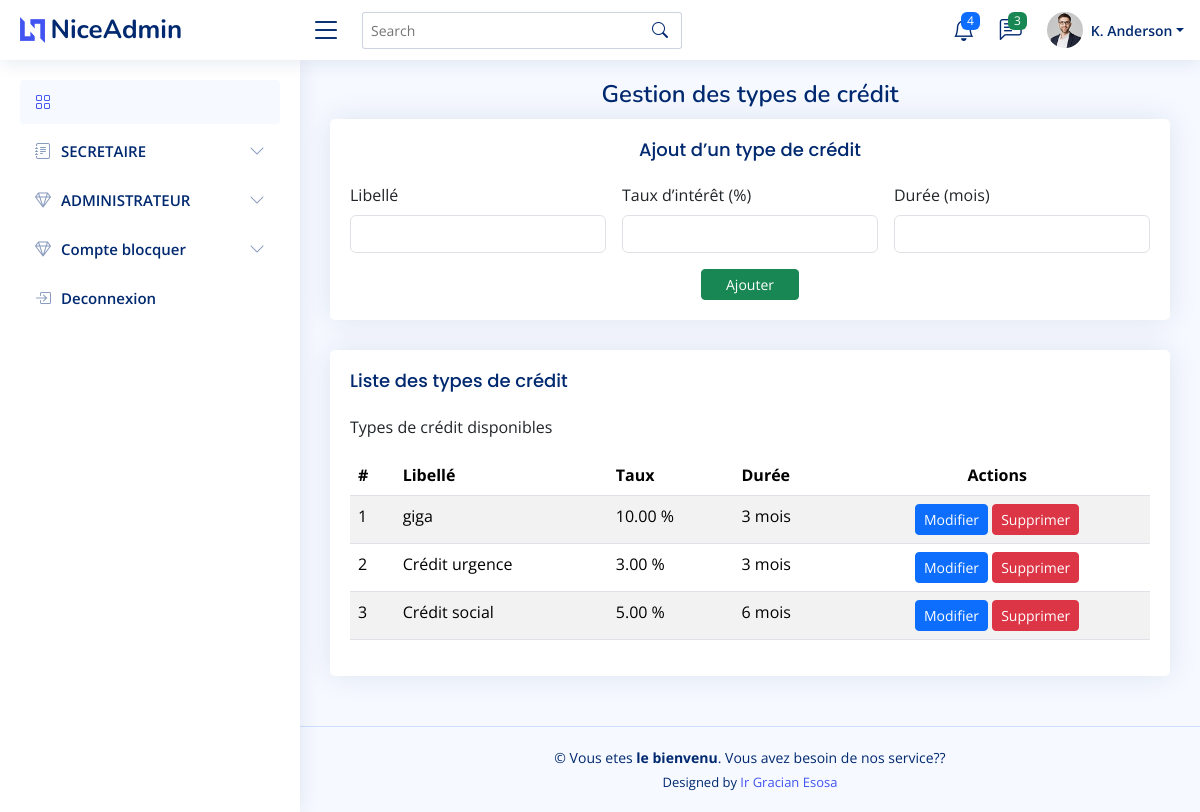
Before: /type_credit.php with the older database file.
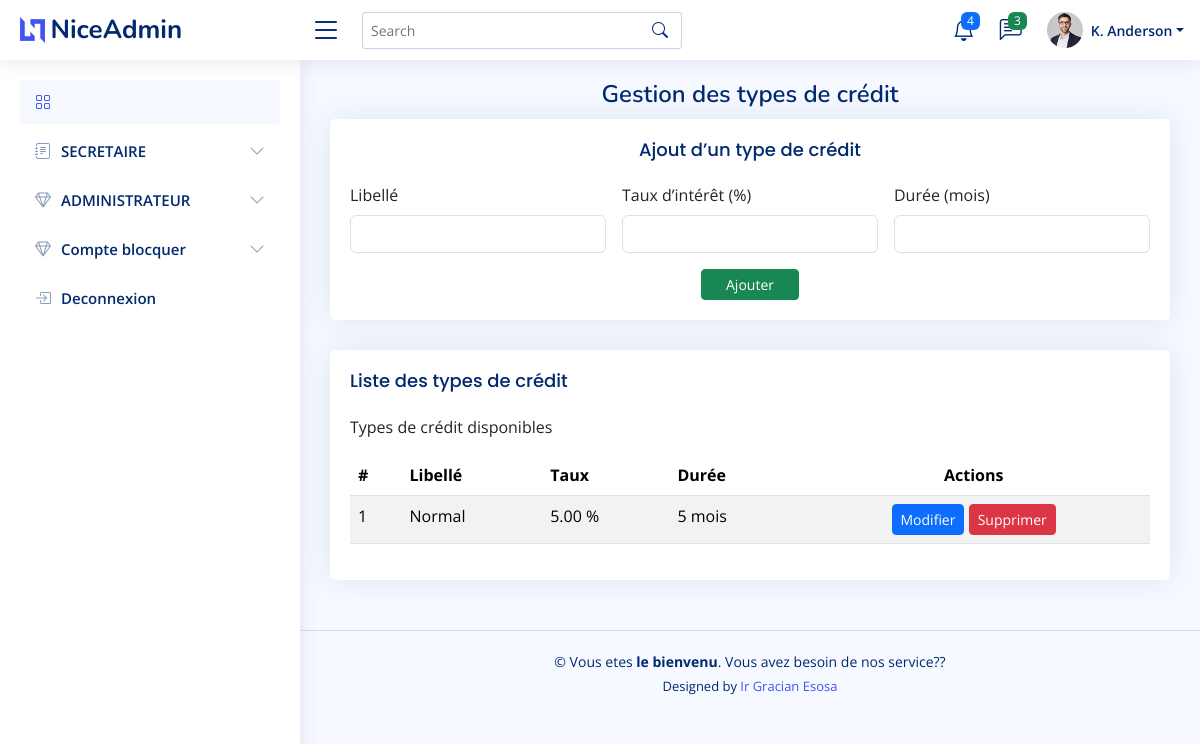
After: the same page with the newer database file.
### tables this page shows
CREATE TABLE `ttype_credit` (
  `id_type_credit` int(11) NOT NULL,
  `libelle` varchar(50) DEFAULT NULL,
  `taux_interet` decimal(5,2) DEFAULT NULL,
  `duree_mois` int(11) DEFAULT NULL
);

### type_credit.php (the view, shortened to what this page needs)
<?php
require_once("connexion/connexion.php");
$type = null;
?>
<!DOCTYPE html>
<html lang="fr">
<head>
</head>
<body>
<main id="main" class="main">
<div class="pagetitle">
    <h1 class="text-center">Gestion des types de crédit</h1>
</div>
<div class="card">
<div class="card-body">
<h5 class="card-title text-center">
    <?= $type ? "Modification du type de crédit" : "Ajout d’un type de crédit" ?>
</h5>
<form class="row g-3" action="traitement/traitementType_credit.php" method="POST">
    <div class="col-md-4">
        <label class="form-label">Libellé</label>
        <input type="text" class="form-control" name="libelle"
               value="<?= $type['libelle'] ?? '' ?>" required>
    </div>
    <div class="col-md-4">
        <label class="form-label">Taux d’intérêt (%)</label>
        <input type="number" class="form-control" name="taux_interet"
               step="0.01" value="<?= $type['taux_interet'] ?? '' ?>" required>
    </div>
    <div class="col-md-4">
        <label class="form-label">Durée (mois)</label>
        <input type="number" class="form-control" name="duree_mois"
               value="<?= $type['duree_mois'] ?? '' ?>" required>
    </div>
    <div class="col-12 text-center">
        <button type="submit" class="btn btn-success btn-sm px-4">
            <?= $type ? "Modifier" : "Ajouter" ?>
        </button>
    </div>
</form>
</div>
</div>
<section class="section mt-4">
<div class="card">
<div class="card-body">
<h5 class="card-title">Liste des types de crédit</h5>
<p>Types de crédit disponibles</p>
<?php
$stmt = $pdo->query("SELECT * FROM Ttype_credit ORDER BY id_type_credit DESC");
?>
<table class="table datatable table-striped">
<thead>
<tr>
    <th>#</th>
    <th>Libellé</th>
    <th>Taux</th>
    <th>Durée</th>
    <th class="text-center">Actions</th>
</tr>
</thead>
<tbody>
<?php $i=1; while ($row = $stmt->fetch(PDO::FETCH_ASSOC)): ?>
<tr>
    <td><?= $i++ ?></td>
    <td><?= htmlspecialchars($row['libelle']) ?></td>
    <td><?= number_format($row['taux_interet'], 2) ?> %</td>
    <td><?= $row['duree_mois'] ?> mois</td>
    <td class="text-center">
        <a href="?id=<?= $row['id_type_credit'] ?>" class="btn btn-primary btn-sm px-2">
            Modifier
        </a>
        <a href="traitement/traitementType_credit.php?action=supprimer_type_credit&id=<?= $row['id_type_credit'] ?>"
           onclick="return confirm('Supprimer ce type de crédit ?')"
           class="btn btn-danger btn-sm px-2">
           Supprimer
        </a>
    </td>
</tr>
<?php endwhile; ?>
</tbody>
</table>
</div>
</div>
</section>
</main>
<?php include "menu/lien.php"; ?>
</body>
</html>

### menu/lien.php (shortened to what this page needs)
<!DOCTYPE html>
<html lang="en">
<head>
  <link href="assets/vendor/bootstrap/css/bootstrap.min.css" rel="stylesheet">
  <link href="assets/vendor/bootstrap-icons/bootstrap-icons.css" rel="stylesheet">
  <link href="assets/vendor/boxicons/css/boxicons.min.css" rel="stylesheet">
  <link href="assets/vendor/quill/quill.snow.css" rel="stylesheet">
  <link href="assets/vendor/quill/quill.bubble.css" rel="stylesheet">
  <link href="assets/vendor/remixicon/remixicon.css" rel="stylesheet">
  <link href="assets/vendor/simple-datatables/style.css" rel="stylesheet">
  <link href="assets/css/style.css" rel="stylesheet">
</head>
<?php require_once("menu.php")?>

### menu/menu.php (shortened to what this page needs)
  <header id="header" class="header fixed-top d-flex align-items-center">
  <div class="d-flex align-items-center justify-content-between">
    <a href="index.html" class="logo d-flex align-items-center">
      <img src="assets/img/logo.png" alt="">
      <span class="d-none d-lg-block">NiceAdmin</span>
    </a>
    <i class="bi bi-list toggle-sidebar-btn"></i>
  </div>
  <div class="search-bar">
    <form class="search-form d-flex align-items-center" method="POST" action="#">
      <input type="text" name="query" placeholder="Search" title="Enter search keyword">
      <button type="submit" title="Search"><i class="bi bi-search"></i></button>
    </form>
  </div>
  <nav class="header-nav ms-auto">
    <ul class="d-flex align-items-center">
      <li class="nav-item dropdown">
        <a class="nav-link nav-icon" href="#" data-bs-toggle="dropdown">
          <i class="bi bi-bell"></i>
          <span class="badge bg-primary badge-number">4</span>
        </a>
      </li>
      <li class="nav-item dropdown">
        <a class="nav-link nav-icon" href="#" data-bs-toggle="dropdown">
          <i class="bi bi-chat-left-text"></i>
          <span class="badge bg-success badge-number">3</span>
        </a>
      </li>
      <li class="nav-item dropdown pe-3">
        <a class="nav-link nav-profile d-flex align-items-center pe-0" href="#" data-bs-toggle="dropdown">
          <img src="assets/img/profile-img.jpg" alt="Profile" class="rounded-circle">
          <span class="d-none d-md-block dropdown-toggle ps-2">K. Anderson</span>
        </a>
      </li>
    </ul>
  </nav>
</header>
<aside id="sidebar" class="sidebar">
  <ul class="sidebar-nav" id="sidebar-nav">
    <li class="nav-item">
      <a class="nav-link " href="index.html">
        <i class="bi bi-grid"></i>
      </a>
    </li>
    <li class="nav-item">
      <a class="nav-link collapsed" data-bs-target="#forms-nav" data-bs-toggle="collapse" href="#">
        <i class="bi bi-journal-text"></i><span>SECRETAIRE</span><i class="bi bi-chevron-down ms-auto"></i>
      </a>
    </li>
    <li class="nav-item">
      <a class="nav-link collapsed" data-bs-target="#icons-nav" data-bs-toggle="collapse" href="#">
        <i class="bi bi-gem"></i><span>ADMINISTRATEUR</span><i class="bi bi-chevron-down ms-auto"></i>
      </a>
    </li>
    <li class="nav-item">
      <a class="nav-link collapsed" data-bs-target="#icons-nav" data-bs-toggle="collapse" href="#">
        <i class="bi bi-gem"></i><span>Compte blocquer</span><i class="bi bi-chevron-down ms-auto"></i>
      </a>
    </li>
    <li class="nav-item">
      <a class="nav-link collapsed" href="index.php">
        <i class="bi bi-box-arrow-in-right"></i>
        <span>Deconnexion</span>
      </a>
    </li>
  </ul>
</aside>
<footer id="footer" class="footer">
  <div class="copyright">
    &copy; Vous etes <strong><span>le bienvenu</span></strong>. Vous avez besoin de nos service??
  </div>
  <div class="credits">
    Designed by <a href="https://bootstrapmade.com/">Ir Gracian Esosa</a>
  </div>
</footer>

### assets/css/style.css (style rules this page uses)
:root { scroll-behavior: smooth; }
body { font-family: "Open Sans", sans-serif; background: #f6f9ff; color: #444444; }
a { color: #4154f1; text-decoration: none; }
h1, h2, h3, h4, h5, h6 { font-family: "Nunito", sans-serif; }
#main { margin-top: 60px; padding: 20px 30px; transition: all 0.3s; }
.pagetitle { margin-bottom: 10px; }
.pagetitle h1 { font-size: 24px; margin-bottom: 0; font-weight: 600; color: #012970; }
.card { margin-bottom: 30px; border: none; border-radius: 5px; box-shadow: 0px 0 30px rgba(1, 41, 112, 0.1); }
.card-title { padding: 20px 0 15px 0; font-size: 18px; font-weight: 500; color: #012970; font-family: "Poppins", sans-serif; }
.card-body { padding: 0 20px 20px 20px; }
.logo { line-height: 1; }
@media (min-width: 1200px) { .logo { width: 280px; } }
.logo img { max-height: 26px; margin-right: 6px; }
.logo span { font-size: 26px; font-weight: 700; color: #012970; font-family: "Nunito", sans-serif; }
.header { transition: all 0.5s; z-index: 997; height: 60px; box-shadow: 0px 2px 20px rgba(1, 41, 112, 0.1); background-color: #fff; padding-left: 20px; }
.header .toggle-sidebar-btn { font-size: 32px; padding-left: 10px; cursor: pointer; color: #012970; }
.header .search-bar { min-width: 360px; padding: 0 20px; }
.header .search-form { width: 100%; }
.header .search-form input { border: 0; font-size: 14px; color: #012970; border: 1px solid rgba(1, 41, 112, 0.2); padding: 7px 38px 7px 8px; border-radius: 3px; transition: 0.3s; width: 100%; }
.header .search-form button { border: 0; padding: 0; margin-left: -30px; background: none; }
.header .search-form button i { color: #012970; }
.header-nav ul { list-style: none; }
.header-nav>ul { margin: 0; padding: 0; }
.header-nav .nav-icon { font-size: 22px; color: #012970; margin-right: 25px; position: relative; }
.header-nav .nav-profile { color: #012970; }
.header-nav .nav-profile img { max-height: 36px; }
.header-nav .nav-profile span { font-size: 14px; font-weight: 600; }
.header-nav .badge-number { position: absolute; inset: -2px -5px auto auto; font-weight: normal; font-size: 12px; padding: 3px 6px; }
.sidebar { position: fixed; top: 60px; left: 0; bottom: 0; width: 300px; z-index: 996; transition: all 0.3s; padding: 20px; overflow-y: auto; scrollbar-width: thin; scrollbar-color: #aab7cf transparent; box-shadow: 0px 0px 20px rgba(1, 41, 112, 0.1); background-color: #fff; }
@media (min-width: 1200px) { #main, #footer { margin-left: 300px; } }
.sidebar-nav { padding: 0; margin: 0; list-style: none; }
.sidebar-nav li { padding: 0; margin: 0; list-style: none; }
.sidebar-nav .nav-item { margin-bottom: 5px; }
.sidebar-nav .nav-link { display: flex; align-items: center; font-size: 15px; font-weight: 600; color: #4154f1; transition: 0.3; background: #f6f9ff; padding: 10px 15px; border-radius: 4px; }
.sidebar-nav .nav-link i { font-size: 16px; margin-right: 10px; color: #4154f1; }
.sidebar-nav .nav-link.collapsed { color: #012970; background: #fff; }
.sidebar-nav .nav-link.collapsed i { color: #899bbd; }
.sidebar-nav .nav-link .bi-chevron-down { margin-right: 0; transition: transform 0.2s ease-in-out; }
.footer { padding: 20px 0; font-size: 14px; transition: all 0.3s; border-top: 1px solid #cddfff; }
.footer .copyright { text-align: center; color: #012970; }
.footer .credits { padding-top: 5px; text-align: center; font-size: 13px; color: #012970; }

Changed rows visible on the page:
removed ttype_credit: libelle "giga", taux_interet "10.00", duree_mois "3"
removed ttype_credit: libelle "Crédit urgence", taux_interet "3.00", duree_mois "3"
changed ttype_credit: libelle "Crédit social" → "Normal"; duree_mois "6" → "5"
